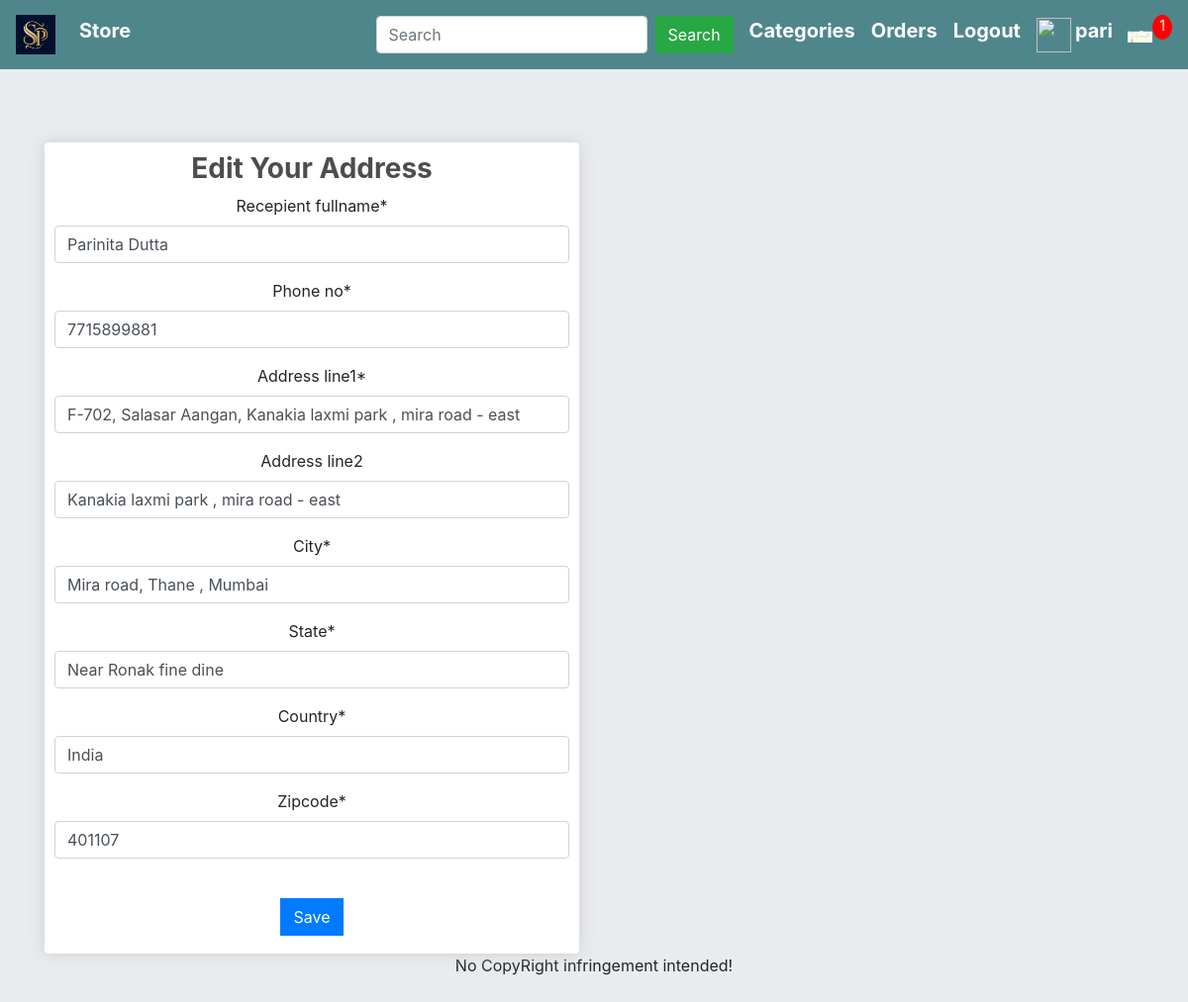
The page /update_address/7 (signed in) on the database its author committed.
### store/models.py (models this page shows, shortened)
class ShippingAddress(models.Model):
    user = models.ForeignKey(User,on_delete=models.CASCADE,null=True,blank=False)
    recepient_fullname = models.CharField(max_length=100,null=True,blank=False)
    phone_no = models.IntegerField(null=False,blank=False)
    address_line1 = models.CharField(max_length=200, null=True,blank=False)
    address_line2 = models.CharField(max_length=100,null=True,blank=True)
    city = models.CharField(max_length=200, null=False)
    state = models.CharField(max_length=200, null=False)
    country = models.CharField(max_length=100,null=True,blank=False)
    zipcode = models.CharField(max_length=200, null=False)
    date_added = models.DateTimeField(auto_now_add=True)

### store/views.py (the view)
# urls.py: path('update_address/<int:id>',views.update_address,name='update_address')
def update_address(request,id):
    if not request.user.is_authenticated:
        return HttpResponseRedirect(reverse('user_login'))
    total_item_cart = 0
    if request.user.is_authenticated:
        items = OrderItem.objects.filter(user=request.user)
        for item in items:
            total_item_cart += item.quantity
    product_categories = ProductCategories.objects.all()
    adr = ShippingAddress.objects.get(id=id)
    if adr.user != request.user:
        return Http404()
    if request.method == 'POST':
        form = ShippingUpdateForm(request.POST,instance=adr)
        if form.is_valid():
            form.save()
            return HttpResponseRedirect(reverse('checkout'))
    else:
        form = ShippingUpdateForm(instance=adr)
    context = {
        'product_categories' : product_categories,
        'total_item_cart' : total_item_cart,
        'form' : form ,
    }
    return render(request ,'store/update_address.html',context)

### store/forms.py
class ShippingUpdateForm(ModelForm):
    class Meta:
        model = ShippingAddress
        fields = '__all__'
        exclude = ['user']

### store/templates/store/update_address.html (shortened to what this page needs)
{% extends 'store/main.html' %}
{% load static %}
{% load crispy_forms_tags %}
{% block content %}
     <div class="row" style="text-align: center;">
		<div class="col-lg-6">
			<div class="box-element" id="form-wrapper">
     		<h3><strong>Edit Your Address</strong></h3>
				<form method="POST">
					{{ form|crispy }}
					<br>
					<input type="submit" class="btn btn-primary mb-2" name="submit" , value='Save'>
				</form>
			</div>
		</div>
{% endblock content %}

### store/templates/store/main.html (shortened to what this page needs)
<!DOCTYPE html>
{% load static %}
<html>
<head>
	<link rel="stylesheet" href="https://stackpath.bootstrapcdn.com/bootstrap/4.4.1/css/bootstrap.min.css">
	<link rel="stylesheet" href="https://maxcdn.bootstrapcdn.com/bootstrap/4.0.0/css/bootstrap.min.css">
	<link rel="stylesheet" href="https://cdnjs.cloudflare.com/ajax/libs/font-awesome/5.14.0/css/all.min.css" />
	<link rel="stylesheet" type="text/css" href="{% static 'store/css/main.css' %}">
</head>
<body>
	<nav class="navbar navbar-expand-lg navbar-dark bg-dark">
  <a class="navbar-brand" href="{% url 'store' %}">
    <img src="{% static 'images/sp.png' %}" alt="Logo" width="40" height="40">
  </a>
  <div class="collapse navbar-collapse" id="navbarSupportedContent">
    <ul class="navbar-nav mr-auto">
      <li class="nav-item active">
	        <h5><strong><a class="nav-link" href="{% url 'store' %}" style="color: white">Store <span class="sr-only">(current)</span></a></strong></h5>
	      </li>
	    </ul>
	    <div class="form-inline my-2 my-lg-0">
	    	<form method="get" action="{% url 'search' %}" class="form-inline my-2 my-lg-0">
					<input type="search" name="search" aria-label="Search" placeholder="Search" class="form-control mr-sm-2">
					<button class="btn btn-success my-2 mr-sm-3" type="submit">Search</button>
			</form>
			<div class="dropdown mr-sm-3">
					  <h5><strong><a style="color: white">Categories</a></strong></h5>
			</div>
	    	{% if request.user.is_authenticated %}
	     		<h5 class="mr-sm-3"><strong><a href="{% url 'order_details' %}" style="color: white">Orders</a></strong></h5>
	     		<h5 class="mr-sm-3"><strong><a href="{% url 'user_logout' %}" style="color: white">Logout</a></strong></h5>
	     		{% if request.user.profile.photo %}
					<a href="{% url 'profilepage' username=user.username %}"><img class="mr-sm-1" src="{{ request.user.profile.photo.url }}" width="35" height="35"></a>
				{% else %}
					<a href="{% url 'profilepage' username=user.username %}"><img class="mr-sm-1" src="/static/images/default.png" width="35" , height="35"></a>
				{% endif %}
		    	<h5><strong><a href="{% url 'profilepage' username=request.user.username %}" style="color: white">{{request.user.username}}</a></strong></h5>
	     	{% else %}
	     		<h5 class="mr-sm-3"><strong><a href="{% url 'user_login' %}" style="color: white">Login</a></strong></h5>
	     		<div>
		     		<h5 class="mr-sm-3"><strong><a href="{% url 'register' %}" style="color: white">SignUp</a></strong></h5>
	     		</div>
	     	{% endif %}
	     	<a href="{% url 'cart' %}">
	    		<img  id="cart-icon" src="{% static 'images/cart.png' %}">
	    	</a>
	    	<p id="cart-total">{{total_item_cart}}</p>
	    </div>
	  </div>
	</nav>
	<div class="jumbotron jumbotron-fluid">
		<div class="container container-fluid">
			{% block content %}
			{% endblock %}
		</div>
	</div>
	<footer class="footer">
		<p style="text-align: center;">No CopyRight infringement intended!</p>
	</footer>
</body>
</html>

### static/store/css/main.css (style rules this page uses)
body { background-color: hsl(0, 0%, 98%); }
h1, h2, h3, h4, h5, h6 { color: hsl(0, 0%, 30%); }
.box-element { box-shadow: hsl(0, 0%, 80%) 0 0 16px; background-color: #fff; border-radius: 4px; padding: 10px; }
.bg-dark { background-color: #4f868c !important; }
#cart-icon { width: 25px; display: inline-block; margin-left: 15px; }
#cart-total { display: block; text-align: center; color: #fff; background-color: red; width: 20px; height: 25px; border-radius: 50%; font-size: 14px; }
.col-lg-4, .col-lg-6, .col-lg-8, .col-lg-12 { margin-top: 10px; }
.btn { border-radius: 0; }

### store/templates/store/main.html (style rules this page uses)
.dropdown { position: relative; display: inline-block; }

### rows shown on the page
ShippingAddress: recepient_fullname "Parinita Dutta", phone_no "7715899881", address_line1 "F-702, Salasar Aangan, Kanakia laxmi park , mira road - east", address_line2 "Kanakia laxmi park , mira road - east", city "Mira road, Thane , Mumbai", state "Near Ronak fine dine", country "India", zipcode "401107"

### other values the page prints
{{ request.user.username }} "pari"
{{ total_item_cart }} "1"
